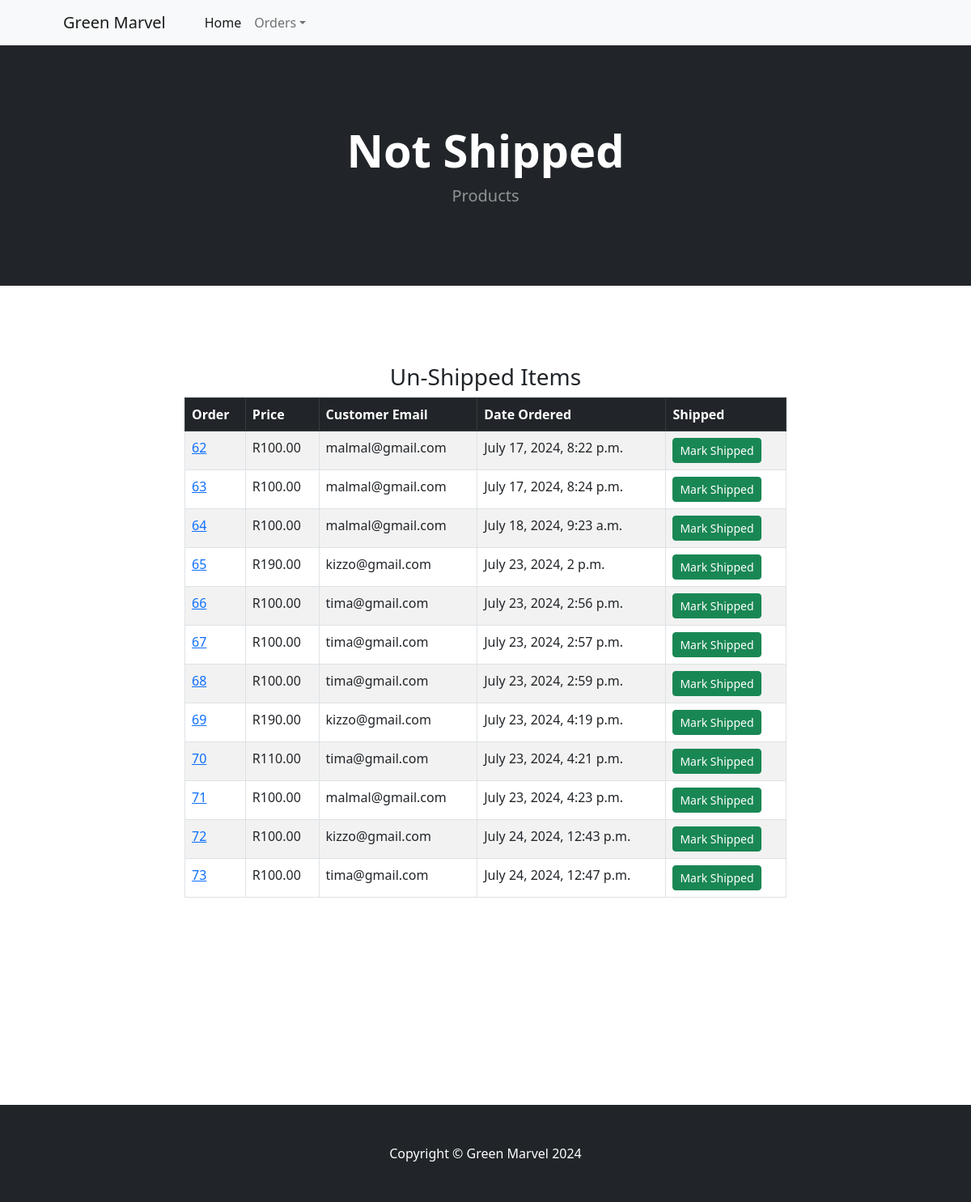
Page /payment/not_shipped_dash (signed in) on the earlier database version.
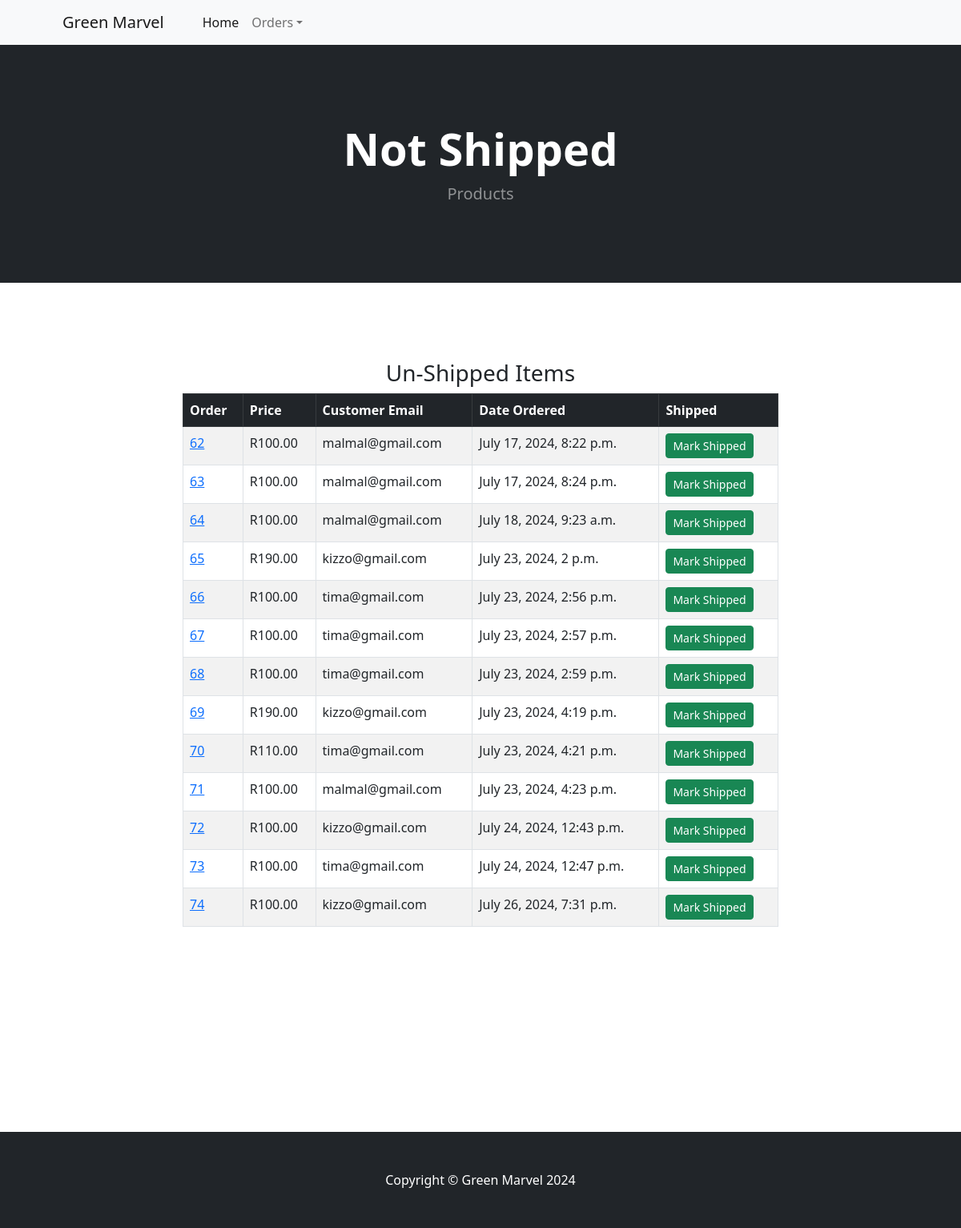
Same page on the later database version.
### payment/models.py (models this page shows, shortened)
class Order(models.Model):
	user = models.ForeignKey(User, on_delete=models.CASCADE, null=True, blank=True)
	full_name = models.CharField(max_length=250)
	email = models.EmailField(max_length=250)
	shipping_address = models.TextField(max_length=15000)
	amount_paid = models.DecimalField(max_digits=7, decimal_places=2)
	date_ordered = models.DateTimeField(auto_now_add=True)
	shipped = models.BooleanField(default=False)
	date_shipped = models.DateTimeField(blank=True, null=True)

### payment/views.py (the view, shortened to what this page needs)
# urls.py: path('not_shipped_dash', views.not_shipped_dash, name="not_shipped_dash"),
def not_shipped_dash(request):
	if request.user.is_authenticated and request.user.is_superuser:
		orders = Order.objects.filter(shipped=False)
		return render(request, "payment/not_shipped_dash.html", {"orders":orders})
	else:
		messages.success(request, "Access Denied")
		return redirect('home')

### cart/context_processors.py (called while the page is built)
def cart(request):
	return {'cart': Cart(request)}

### payment/templates/payment/not_shipped_dash.html (shortened to what this page needs)
{% load static %}
<!DOCTYPE html>
<html lang="en">
    <head>
        <link href="https://cdn.jsdelivr.net/npm/bootstrap-icons@1.5.0/font/bootstrap-icons.css" rel="stylesheet" />
        <link href="{% static 'products/css/styles.css' %}" rel="stylesheet" />
    </head>
    <body>
        <nav class="navbar navbar-expand-lg navbar-light bg-light">
            <div class="container px-4 px-lg-5">
                <a class="navbar-brand" href="#!">Green Marvel</a>
                <div class="collapse navbar-collapse" id="navbarSupportedContent">
                    <ul class="navbar-nav me-auto mb-2 mb-lg-0 ms-lg-4">
                        <li class="nav-item"><a class="nav-link active" aria-current="page" href="{% url 'landing' %}">Home</a></li>
                         <li class="nav-item dropdown">
                            <a class="nav-link dropdown-toggle" id="navbarDropdown" href="#" role="button" data-bs-toggle="dropdown" aria-expanded="false">Orders</a>
                        </li>
                    </ul>
                </div>
            </div>
        </nav>
        <header class="bg-dark py-5">
            <div class="container px-4 px-lg-5 my-5">
                <div class="text-center text-white">
                    <h1 class="display-4 fw-bolder">Not Shipped</h1>
                    <p class="lead fw-normal text-white-50 mb-0">Products</p>
                </div>
            </div>
        </header>
        <br/><br/>
        <div class="container">
            <div class="row">
                <center>
                    <div class="col-8">
                        <br/><br/>
                        <h3>Un-Shipped Items</h3>
                        <table class="table table-striped table-hover table-bordered">
                          <thead class="table-dark">
                            <tr>
                              <th scope="col">Order</th>
                              <th scope="col">Price</th>
                              <th scope="col">Customer Email</th>
                              <th scope="col">Date Ordered</th>
                              <th scope="col">Shipped</th>
                            </tr>
                          </thead>
                          <tbody>
                            {% for item in orders %}
                            <tr>
                              <td><a href="{% url 'orders' item.id %}">{{ item.id }}</a></td>
                              <td>R{{ item.amount_paid }}</td>
                              <td>{{ item.email }}</td>
                              <td>{{ item.date_ordered }}</td>
                              <td>
                               <form method="POST">
                                  <button type="Submit" class="btn btn-success btn-sm">Mark Shipped</button>
                                </form>
                                </td>
                            </tr>
                            {% endfor %}
                          </tbody>
                        </table>
                        <br/><br/>
                        <br/><br/>
                    </div>
                </center>
            </div>
        </div>
    <br/><br/>
    <br/><br>
    <br/><br>
        <footer class="py-5 bg-dark">
            <div class="container"><p class="m-0 text-center text-white">Copyright &copy; Green Marvel 2024</p></div>
        </footer>
    </body>
</html>

Differences in the rows shown:
added Order: id "74", amount_paid "100.00", email "kizzo@gmail.com", date_ordered "July 26, 2024, 7:31 p.m."
